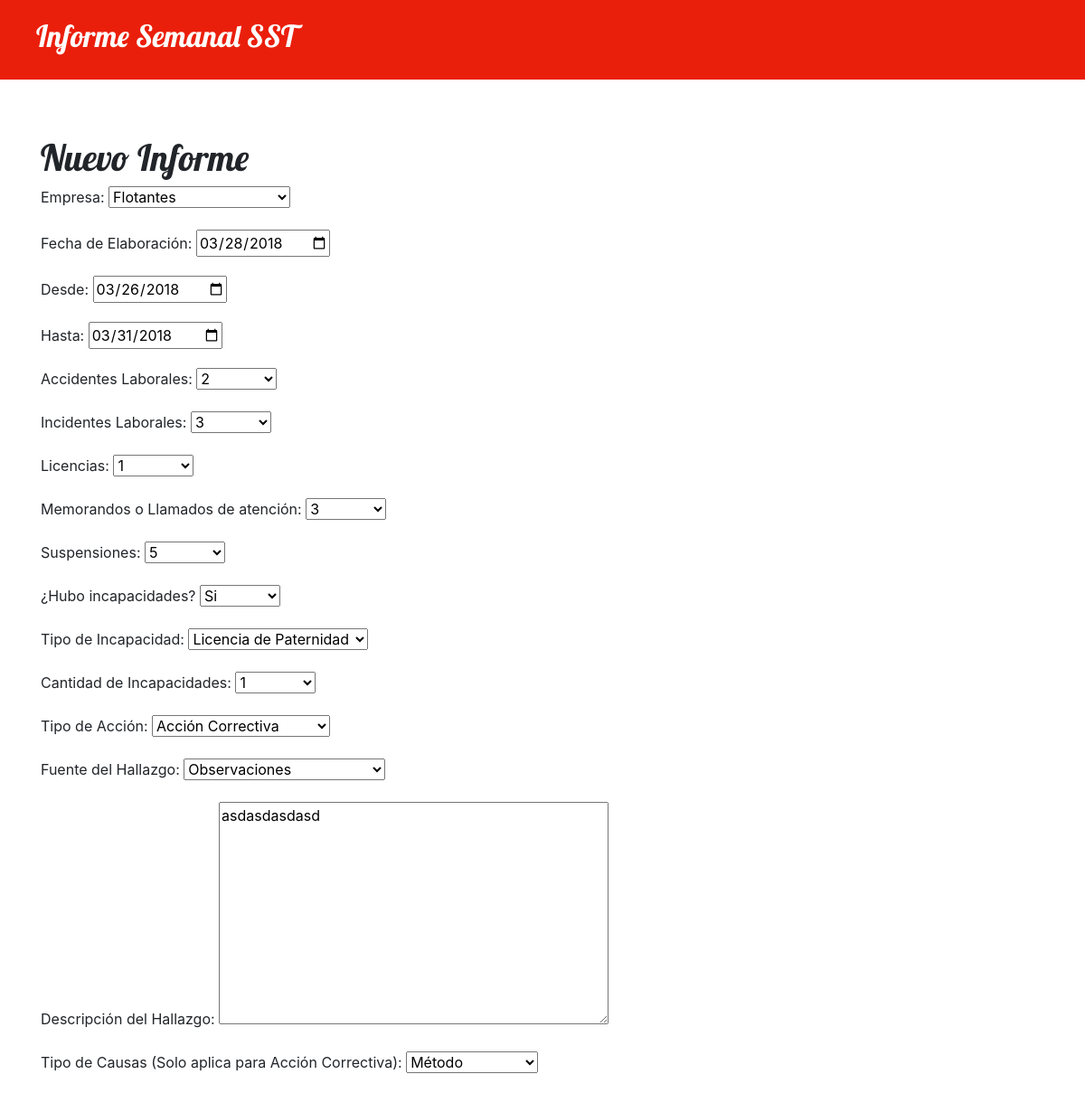
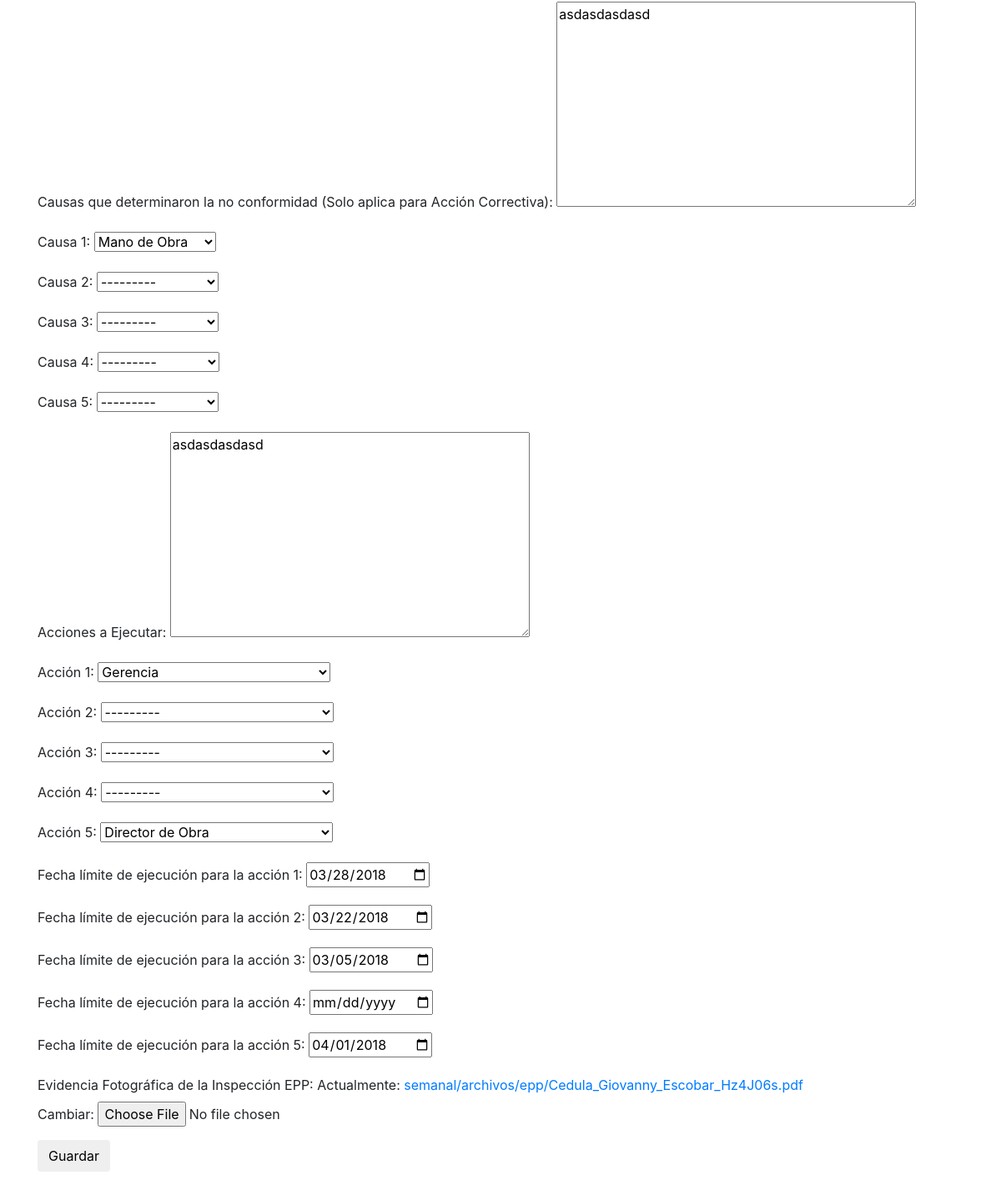
Page /informe/2/editar/ on the committed database (2 pictures, top to bottom).
### semanal/models.py (models this page shows, shortened)
class Informe(models.Model):
    usuario           = models.ForeignKey('auth.User', on_delete=models.CASCADE)
    empresa           = models.CharField(max_length=30, choices=OPCIONES_EMPRESA)
    fecha_elaboracion = models.DateField(
        default=date.today,
        verbose_name="Fecha de Elaboración")
    desde = models.DateField(default=date.today)
    hasta = models.DateField(default=date.today)
    acc_laboral = models.CharField(
        max_length=30,
        choices=OPCIONES_ACCIDENTES,
        verbose_name="Accidentes Laborales")
    inc_laboral = models.CharField(
        max_length=30,
        choices=OPCIONES_INCIDENTES,
        verbose_name="Incidentes Laborales")
    licencias = models.CharField(max_length=30, choices=OPCIONES_LICENCIAS)
    memorandos = models.CharField(
        max_length=30,
        choices=OPCIONES_MEMORANDOS,
        verbose_name="Memorandos o Llamados de atención")
    suspensiones = models.CharField(max_length=30, choices=OPCIONES_SUSPENSIONES)
    pregunta = models.CharField(
        max_length=30,
        choices=OPCIONES_PREGUNTA,
        verbose_name="¿Hubo incapacidades?")
    """
    Se instalo plugin MultiSelectField para tener una lista opciones de checkbox
    Informacion en: https://pypi.python.org/pypi/django-multiselectfield
    """
    incapacidad = MultiSelectField(
        choices=OPCIONES_INCAPACIDAD,
        blank=True,
        verbose_name="Tipo de Incapacidad")
    can_incapacidades = models.CharField(
        max_length=30,
        choices=OPCIONES_CAN_INCAPACIDADES,
        blank=True,
        verbose_name="Cantidad de Incapacidades")
    tipo_accion_epp = models.CharField(
        max_length=30,
        choices=OPCIONES_ACCION,
        verbose_name="Tipo de Acción")
    fuente_hallazgo_epp = models.CharField(
        max_length=30,
        choices=OPCIONES_HALLAZGO,
        verbose_name="Fuente del Hallazgo")
    descripcion_hallazgo_epp = models.TextField(
        verbose_name="Descripción del Hallazgo")
    tipos_causas_epp = MultiSelectField(
        choices=OPCIONES_CAUSAS,
        blank=True,
        verbose_name="Tipo de Causas (Solo aplica para Acción Correctiva)")
    no_conformidad_epp = models.TextField(
        blank=True,
        verbose_name="Causas que determinaron la no conformidad (Solo \
        aplica para Acción Correctiva)")
    """
    Señale para cada causa enunciada anteriormente, el tipo al que...
    """
    causa_epp_1 = MultiSelectField(
        choices=OPCIONES_CAUSAS,
        blank=True,
        verbose_name="Causa 1")
    causa_epp_2 = MultiSelectField(
        choices=OPCIONES_CAUSAS,
        blank=True,
        verbose_name="Causa 2")
    causa_epp_3 = MultiSelectField(
        choices=OPCIONES_CAUSAS,
        blank=True,
        verbose_name="Causa 3")
    causa_epp_4 = MultiSelectField(
        choices=OPCIONES_CAUSAS,
        blank=True,
        verbose_name="Causa 4")
    causa_epp_5 = MultiSelectField(
        choices=OPCIONES_CAUSAS,
        blank=True,
        verbose_name="Causa 5")
    acciones_ejecutar_epp = models.TextField(
        verbose_name="Acciones a Ejecutar")
    """
    Responsable de la ejecucion
    """
    accion_epp_1 = MultiSelectField(
        choices=OPCIONES_RESPONSABLE,
        verbose_name="Acción 1")
    accion_epp_2 = MultiSelectField(
        choices=OPCIONES_RESPONSABLE,
        blank=True,
        verbose_name="Acción 2")
    accion_epp_3 = MultiSelectField(
        choices=OPCIONES_RESPONSABLE,
        blank=True,
        verbose_name="Acción 3")
    accion_epp_4 = MultiSelectField(
        choices=OPCIONES_RESPONSABLE,
        blank=True,
        verbose_name="Acción 4")
    accion_epp_5 = MultiSelectField(
        choices=OPCIONES_RESPONSABLE,
        blank=True,
        verbose_name="Acción 5")
    """
    Fechas límites de ejecución
    """
    fecha_ejecucion_epp_1 = models.DateField(
        verbose_name="Fecha límite de ejecución para la acción 1")
    fecha_ejecucion_epp_2 = models.DateField(
        blank=True,
        null=True,
        verbose_name="Fecha límite de ejecución para la acción 2")
    fecha_ejecucion_epp_3 = models.DateField(
        blank=True,
        null=True,
        verbose_name="Fecha límite de ejecución para la acción 3")
    fecha_ejecucion_epp_4 = models.DateField(
        blank=True,
        null=True,
        verbose_name="Fecha límite de ejecución para la acción 4")
    fecha_ejecucion_epp_5 = models.DateField(
        blank=True,
        null=True,
        verbose_name="Fecha límite de ejecución para la acción 5")
    evidencia_epp = models.FileField(
        upload_to='semanal/archivos/epp',
        verbose_name="Evidencia Fotográfica de la Inspección EPP")
    """
    Guardar el informe
    """
    """
    Cadena para representar el objeto Informe(clase) en el admin de django.
    """

### semanal/views.py (the view)
# urls.py: url(r'^informe/(?P<pk>[0-9]+)/editar/$', views.editar_informe, name='nuevo_informe'),
def editar_informe(request, pk):
    informe = get_object_or_404(Informe, pk=pk)
    if request.method == "POST":
        form = FormInforme(request.POST, instance=informe)
        if form.is_valid():
            informe = form.save(commit=False)
            informe.usuario = request.user
            informe.save()
            return redirect('detalle_informe', pk=informe.pk)
    else:
        form = FormInforme(instance=informe)
    return render(request, 'semanal/nuevo_informe.html', {'form': form})

### semanal/templates/semanal/nuevo_informe.html (shortened to what this page needs)
{% extends 'semanal/base.html' %}
{% block content %}
  <h1>Nuevo Informe</h1>
  <form method="POST">
    {{ form.as_p }}
    <button type="submit" class="btn btn-default">Guardar</button>
  </form>
{% endblock %}

### semanal/static/css/estilos.css (style rules this page uses)
h1, h2, h3, h4 { font-family: 'Lobster', cursive; }

### rows in the picture
Informe: empresa "Flotantes", fecha_elaboracion "03/28/2018", desde "03/26/2018", hasta "03/31/2018", acc_laboral "2", inc_laboral "3", licencias "1", memorandos "3", suspensiones "5", pregunta "Si", incapacidad "Licencia de Paternidad", can_incapacidades "1", tipo_accion_epp "Acción Correctiva", fuente_hallazgo_epp "Observaciones", descripcion_hallazgo_epp "asdasdasdasd", tipos_causas_epp "Método", no_conformidad_epp "asdasdasdasd", causa_epp_1 "Mano de Obra", causa_epp_2 "---------", causa_epp_3 "---------", causa_epp_4 "---------", causa_epp_5 "---------", acciones_ejecutar_epp "asdasdasdasd", accion_epp_1 "Gerencia", accion_epp_2 "---------", accion_epp_3 "---------", accion_epp_4 "---------", accion_epp_5 "Director de Obra", fecha_ejecucion_epp_1 "03/28/2018", fecha_ejecucion_epp_2 "03/22/2018", fecha_ejecucion_epp_3 "03/05/2018", fecha_ejecucion_epp_5 "04/01/2018"
